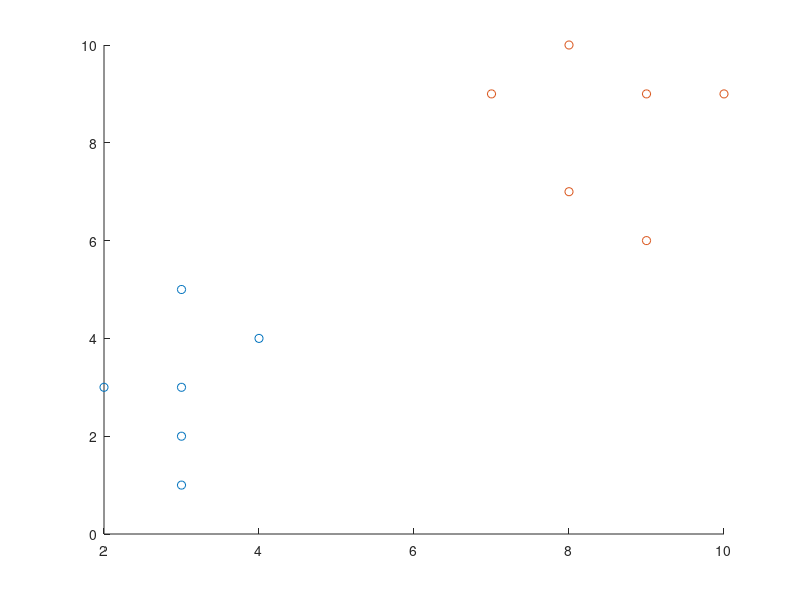

Write the MATLAB code that produced this figure.
x1 = [3,2; 2,3; 4,4; 3,1; 3,5; 3,3 ];
x2 = [9,9; 10,9; 8,7; 8,10; 9,6; 7,9];

%plot
scatter (x1 (:,1), x1(:,2),'ro');hold on;
scatter (x2 (:,1), x2(:,2),'b*');

% b)
%Class mean 1
mu1 = mean(x1)';
%Class mean 2
mu2 = mean(x2)';

%Covariance matrix of class 1
s1 = cov(x1);
%Covariance matrix of class 2
s2 = cov(x2);

% c)
% Withn-class scatter matrix
sw = (s1 + s2);

% Between-class scatter matrix
sb = (mu1-mu2) * (mu1-mu2)';

% d)
% Computing the LDA projection
invSw = inv(sw);
invSW_by_SB = invSw * sb;

% get projection vector
[V,D] = eig(invSW_by_SB);

% the projection vector
W = V(:,1);